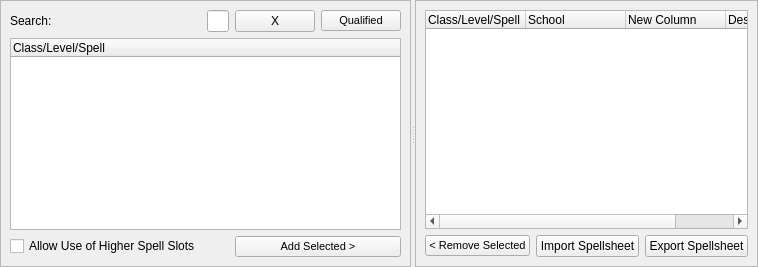
              <widget class="QSplitter" name="spltKnownSpellsHoriz">
               <property name="frameShape">
                <enum>QFrame::NoFrame</enum>
               </property>
               <property name="orientation">
                <enum>Qt::Horizontal</enum>
               </property>
               <widget class="QFrame" name="frmlKnownSpellsLeft">
                <property name="frameShape">
                 <enum>QFrame::StyledPanel</enum>
                </property>
                <property name="frameShadow">
                 <enum>QFrame::Raised</enum>
                </property>
                <layout class="QGridLayout" name="gridLayout_19">
                 <item row="0" column="2">
                  <widget class="QPushButton" name="btnSearchClearKnownSpells">
                   <property name="text">
                    <string>X</string>
                   </property>
                  </widget>
                 </item>
                 <item row="0" column="0">
                  <widget class="QLabel" name="lblSearchKnownSpells">
                   <property name="text">
                    <string>Search:</string>
                   </property>
                  </widget>
                 </item>
                 <item row="0" column="3">
                  <widget class="QPushButton" name="btnQualifiedKnownSpells">
                   <property name="font">
                    <font>
                     <pointsize>8</pointsize>
                    </font>
                   </property>
                   <property name="text">
                    <string>Qualified</string>
                   </property>
                   <property name="checkable">
                    <bool>true</bool>
                   </property>
                  </widget>
                 </item>
                 <item row="1" column="0" colspan="4">
                  <widget class="QTreeWidget" name="treeKnownSpells">
                   <column>
                    <property name="text">
                     <string>Class/Level/Spell</string>
                    </property>
                   </column>
                  </widget>
                 </item>
                 <item row="0" column="1">
                  <widget class="QLineEdit" name="qlnSearchKnownSpells"/>
                 </item>
                 <item row="2" column="2" colspan="2">
                  <widget class="QPushButton" name="btnAddSelectedKnownSpells">
                   <property name="font">
                    <font>
                     <pointsize>8</pointsize>
                    </font>
                   </property>
                   <property name="text">
                    <string>Add Selected &gt;</string>
                   </property>
                  </widget>
                 </item>
                 <item row="2" column="0">
                  <widget class="QCheckBox" name="chkAllowUseOfHigherLevelKnownSpells">
                   <property name="text">
                    <string>Allow Use of Higher Spell Slots</string>
                   </property>
                  </widget>
                 </item>
                </layout>
               </widget>
               <widget class="QFrame" name="frmlKnownSpellsRight">
                <property name="frameShape">
                 <enum>QFrame::StyledPanel</enum>
                </property>
                <property name="frameShadow">
                 <enum>QFrame::Raised</enum>
                </property>
                <layout class="QGridLayout" name="gridLayout_22">
                 <item row="1" column="1">
                  <widget class="QPushButton" name="btnImportSpellsheetKnownSpells">
                   <property name="text">
                    <string>Import Spellsheet</string>
                   </property>
                  </widget>
                 </item>
                 <item row="1" column="0">
                  <widget class="QPushButton" name="btnRemoveSelectedKnownSpells">
                   <property name="font">
                    <font>
                     <pointsize>8</pointsize>
                    </font>
                   </property>
                   <property name="text">
                    <string>&lt; Remove Selected</string>
                   </property>
                  </widget>
                 </item>
                 <item row="1" column="2">
                  <widget class="QPushButton" name="btnExportSpellsheetKnownSpells">
                   <property name="text">
                    <string>Export Spellsheet</string>
                   </property>
                  </widget>
                 </item>
                 <item row="0" column="0" colspan="3">
                  <widget class="QTreeWidget" name="treeKnownSpellsSelected">
                   <column>
                    <property name="text">
                     <string>Class/Level/Spell</string>
                    </property>
                   </column>
                   <column>
                    <property name="text">
                     <string>School</string>
                    </property>
                   </column>
                   <column>
                    <property name="text">
                     <string>New Column</string>
                    </property>
                   </column>
                   <column>
                    <property name="text">
                     <string>Descriptors</string>
                    </property>
                   </column>
                  </widget>
                 </item>
                </layout>
               </widget>
              </widget>
